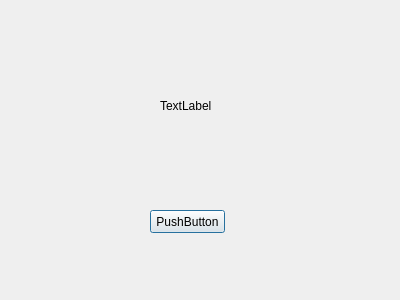
<?xml version="1.0" encoding="UTF-8"?>
<ui version="4.0">
 <class>Dialog</class>
 <widget class="QDialog" name="Dialog">
  <property name="geometry">
   <rect>
    <x>0</x>
    <y>0</y>
    <width>400</width>
    <height>300</height>
   </rect>
  </property>
  <property name="windowTitle">
   <string>Dialog</string>
  </property>
  <widget class="QPushButton" name="pushButton">
   <property name="geometry">
    <rect>
     <x>150</x>
     <y>210</y>
     <width>75</width>
     <height>23</height>
    </rect>
   </property>
   <property name="text">
    <string>PushButton</string>
   </property>
  </widget>
  <widget class="QLabel" name="label">
   <property name="geometry">
    <rect>
     <x>160</x>
     <y>100</y>
     <width>54</width>
     <height>12</height>
    </rect>
   </property>
   <property name="text">
    <string>TextLabel</string>
   </property>
  </widget>
 </widget>
 <resources/>
 <connections/>
</ui>
